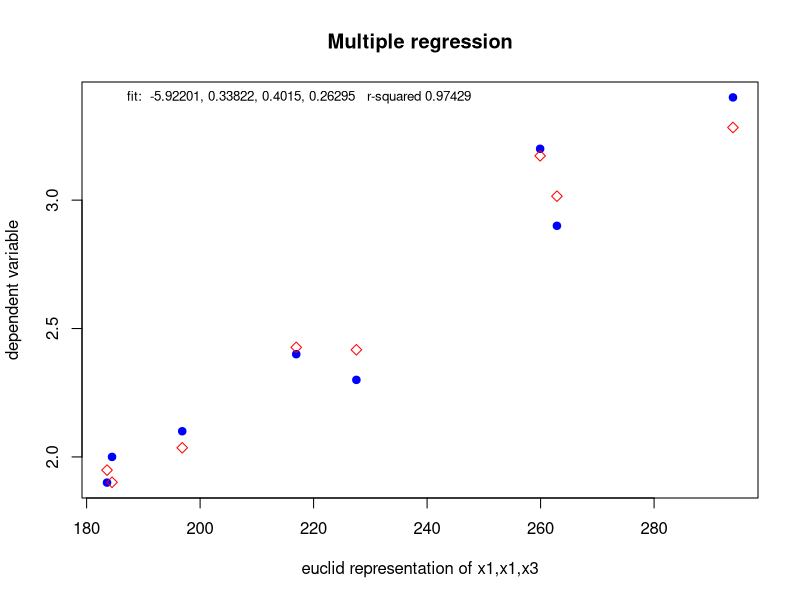

R code for this plot:
#Muliple regression in R

library(dplyr)

#--------Data-----------
remove(list = ls())
df <- read.delim("./data/multipleregression1.csv", sep=",", comment.char = '#')
df <- na.omit(df)
df <- data.frame(lapply(df, as.numeric))
df

#------------Regression--------------------
model <- lm(y~x1+x2+x3,df)
summary(model)
coef(model)

#------------prediction--------------------
ypred = predict(model,df)
df <- cbind(df,ypred)
glm

#---------visualization------------------
#using euclid distance for x to represent in a single plot
dfv <- df%>%select(y,x1,x2,x3,ypred) %>% mutate(xeuclid = (x1^2)+(x2^2)+(x3^2)) %>% select(y,xeuclid,ypred)
plot(dfv$xeuclid,dfv$y,col="blue", pch=19,main = "Multiple regression", xlab = "euclid representation of x1,x1,x3", ylab = "dependent variable")
points(dfv$xeuclid,dfv$ypred,col="red",pch=5)
txt = paste(round(coef(model),5),collapse = ", ")
txt=paste("fit: ",txt,"  r-squared", round(summary(model)$r.squared,5), sep = " ")
text(min(dfv$xeuclid),max(dfv$y),txt, cex = 0.8, pos=4, offset = 1, adj = c(0,1))



